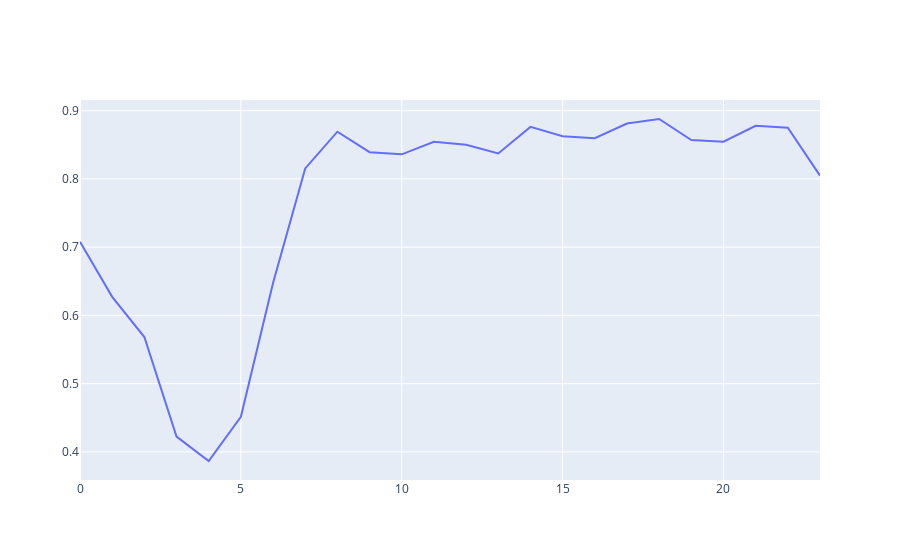

Write notebook code for a chart like this one.
### Code cell
import plotly.graph_objects as go
line1 = go.Scatter(x=c.index,y=c['c'],name="source")
line2 = go.Scatter(x=c.index,y=res['res'],name="dis")
fig = go.Figure([line2])
fig.show()

### Figure 1 — Plotly figure (JSON) as saved in the notebook; plotly's stock layout.template omitted (floating-point values rounded to 4 significant figures)
{"data": [{"name": "dis", "type": "scatter", "x": [0, 1, 2, 3, 4, 5, 6, 7, 8, 9, 10, 11, 12, 13, 14, 15, 16, 17, 18, 19, 20, 21, 22, 23], "y": [0.7079, 0.6272, 0.5683, 0.4225, 0.3867, 0.4515, 0.6476, 0.8153, 0.8691, 0.8391, 0.836, 0.8544, 0.8501, 0.8372, 0.8761, 0.8625, 0.8596, 0.8812, 0.8877, 0.8569, 0.8546, 0.8777, 0.8749, 0.8047]}], "layout": {"autosize": true, "xaxis": {"autorange": true, "range": [0, 23], "type": "linear"}, "yaxis": {"autorange": true, "range": [0.3588, 0.9156], "type": "linear"}}}
